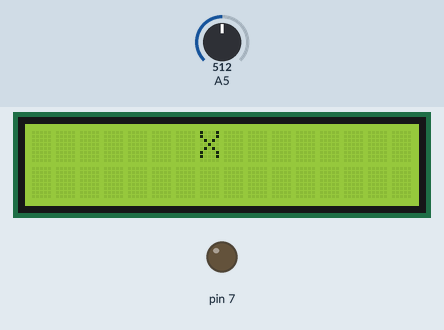
This sketch was run on a simulated Arduino Uno, built with avr-gcc and run on an emulated ATmega328P. On the bench: 16×2 character LCD, output pins drawn as LEDs (lit = HIGH). Inputs (shaded band) come from the test bench; at power-on: A5 = 512.

Above: at 1.2 s.
1.3 s: A5 set to 72
At 1.9 s:
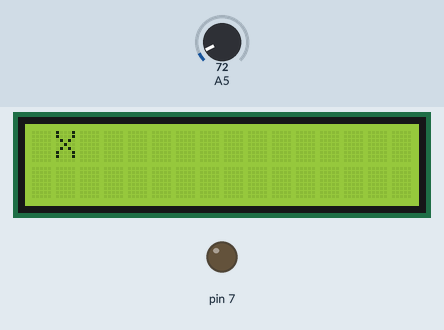
2.8 s: A5 set to 65
At 4.0 s:
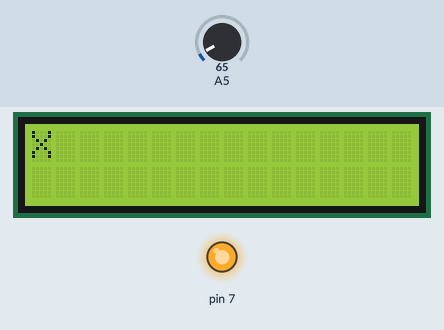
4.3 s: A5 set to 122
At 5.4 s:
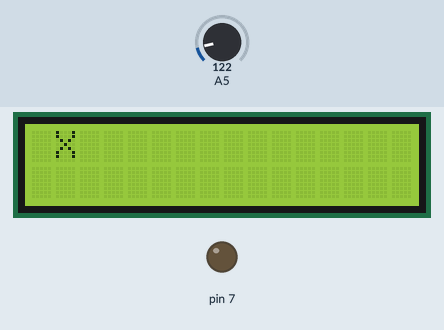
5.8 s: A5 set to 0
At 6.6 s:
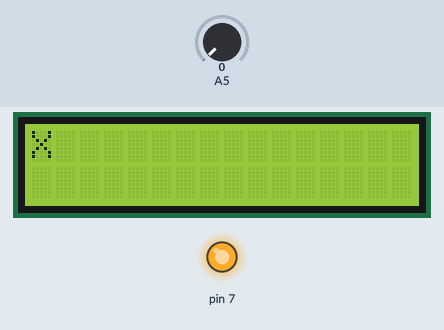
Timing chart, 0 to 8.3 s (numbered marks = the images above; inputs shaded):
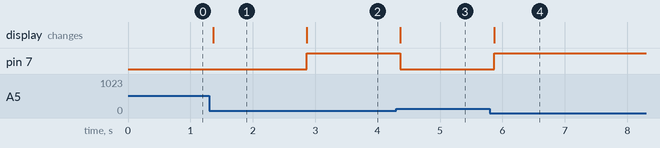

Measured:
- the behaviour switches between 69 and 68 on A5 (found by bisection; images 1 and 2)
- after the input at 1.3 s, the display: changes after 0.06 s (image 1)
- after the input at 2.8 s, pin 7: LOW → HIGH after 0.06 s; the display: changes after 0.06 s (image 2)
- after the input at 4.3 s, pin 7: HIGH → LOW after 0.06 s; the display: changes after 0.06 s (image 3)
- after the input at 5.8 s, pin 7: LOW → HIGH after 0.07 s; the display: changes after 0.07 s (image 4)

The sketch:

Osa_X.ino
```cpp
#include < LiquidCrystal.h >
LiquidCrystal lcd(13, 12, 11, 10, 9, 8);

int suradnica = 0;
int doba = 0;

void setup()
{
lcd.begin(16, 2);
pinMode(7, OUTPUT);
pinMode(A5, INPUT);
doba = millis();
}

void loop()
{
if (millis() >= doba)
{


int a = analogRead(A5); // 0-1023

lcd.setCursor(suradnica, 0); // 0-15
lcd.print(" ");

suradnica = map(a, 0, 1023, 0, 15);

lcd.setCursor(suradnica, 0); // 0-15
lcd.print("X");

if (suradnica == 0 || suradnica == 15)
{
digitalWrite(7, HIGH);
}
else
digitalWrite(7, LOW);


doba = millis() + 100;
}
}
```
